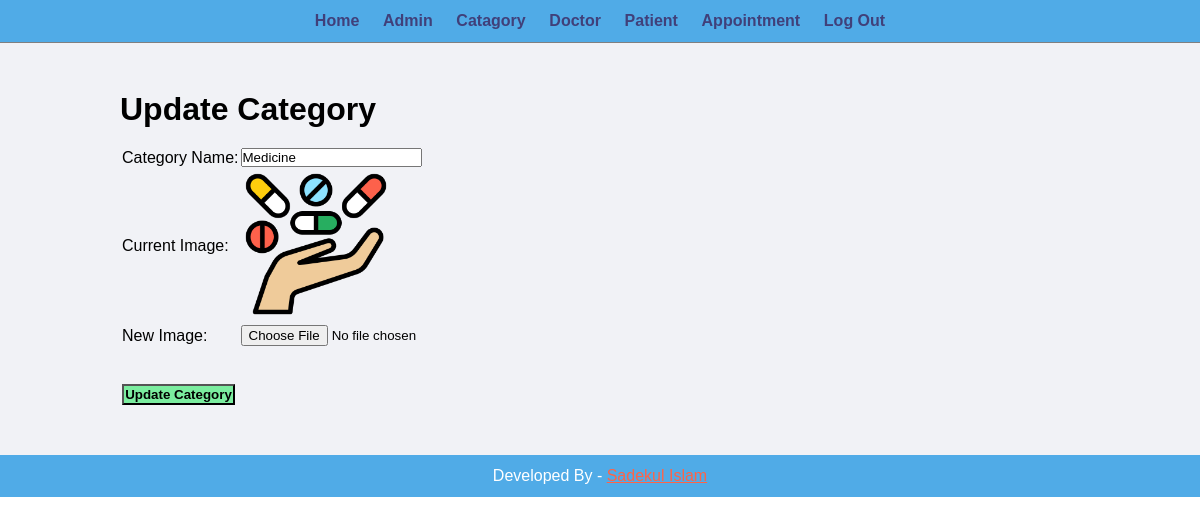
The page /admin/catagory_update.php?category_id=6 (signed in) on the database its author committed.
### tables this page shows
CREATE TABLE `category` (
  `category_id` int(11) NOT NULL,
  `category_name` varchar(100) NOT NULL,
  `image_name` varchar(255) NOT NULL
);

### admin/catagory_update.php (the view, shortened to what this page needs)
<?php include('includes/header.php');
?>
<div class="manage">
   <div class="wrapper">
     <h1>Update Category</h1>
     <br>
    <?php
        if(isset($_GET['category_id']))
        {
            $category_id = $_GET['category_id'];
            $sql = "SELECT * FROM category WHERE category_id=$category_id";
            $res = mysqli_query($con, $sql);
            $count = mysqli_num_rows($res);
            if($count==1)
            {
                $row = mysqli_fetch_assoc($res);
                $category_name = $row['category_name'];
                $current_image = $row['image_name'];
            }
            else
            {
                $_SESSION['no-category-found'] = "<div class='error'>Category not Found.</div>";
                header('location:'.SITEURL.'admin/catagory.php');
            }
        }
        else
        {
            header('location:'.SITEURL.'admin/catagory.php');
        }
    ?>
    <form action="" method="POST" enctype="multipart/form-data">
        <table class="table-30">
            <tr>
                <td>Category Name: </td>
                <td>
                    <input type="text" name="category_name" value="<?php echo $category_name; ?>">
                </td>
            </tr>
            <tr>
                <td>Current Image: </td>
                <td>
                    <?php
                        if($current_image != "")
                        {
                            ?>
                            <img src="<?php echo SITEURL; ?>images/catagory/<?php echo $current_image; ?>" width="150px">
                            <?php
                        }
                        else
                        {
                            echo "<div class='error'>Image Not Added.</div>";
                        }
                    ?>
                </td>
            </tr>
            <tr>
                <td>New Image: </td>
                <td>
                    <input type="file" name="image">
                </td>
            </tr>
            <tr>
                <td>
                    <br>
                    <br>
                    <input type="submit" name="submit" value="Update Category" class="btn-update">
                </td>
            </tr>
        </table>
    </form>
</div>
</div>
<?php include('includes/footer.php'); ?>

### css-backend/style.css (style rules this page uses)
* { margin: 0; padding: 0; font-family: Arial, Helvetica, sans-serif; }
.wrapper { padding: 1%; width: 80%; margin: 0 auto; }
.btn-update { background-color: #7bed9f; padding: 1%; color: black; text-decoration: none; font-weight: bold; }
.manage { background-color: #f1f2f6; padding: 3% 0; }

### rows shown on the page
category: category_name "Medicine", image_name (picture)
